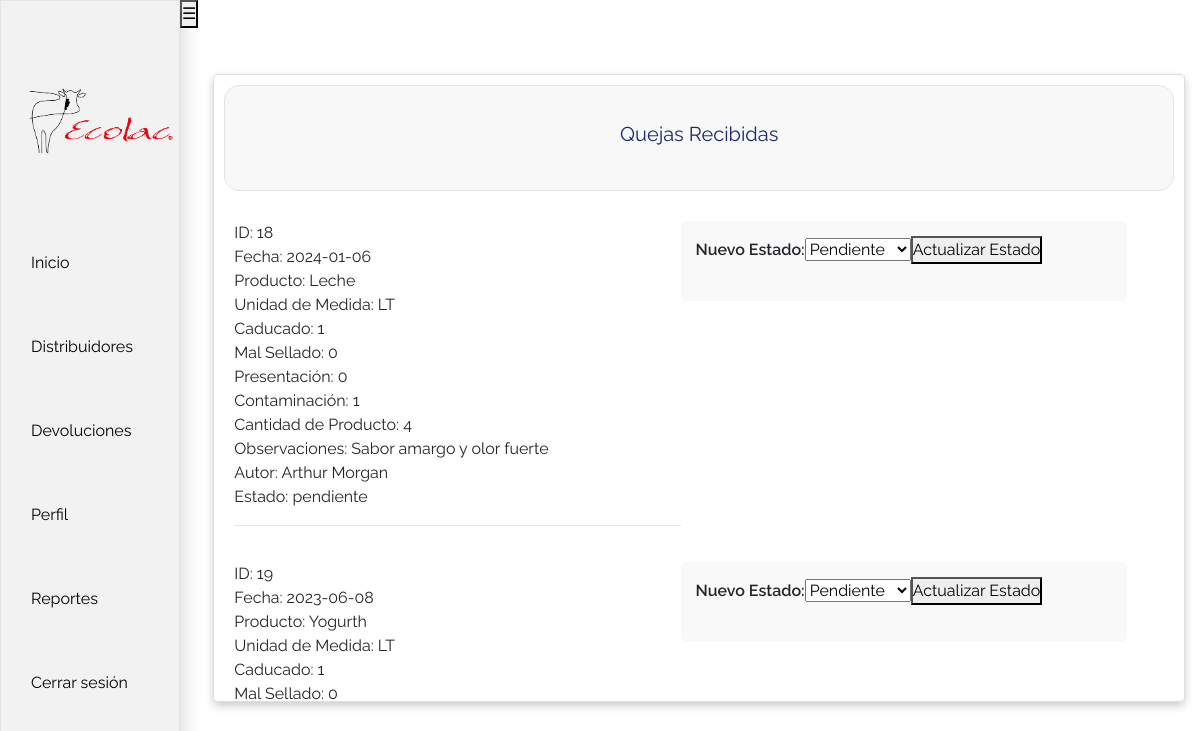
The app's page /admin/vista_quejasAdmin.php with its own data.
### tables this page shows
CREATE TABLE `quejas` (
  `id` int(11) NOT NULL,
  `fecha` date NOT NULL,
  `producto` varchar(255) NOT NULL,
  `uMedida` varchar(100) NOT NULL,
  `caducado` tinyint(4) NOT NULL,
  `mal_sellado` tinyint(4) NOT NULL,
  `presentacion` tinyint(4) NOT NULL,
  `contaminado` tinyint(4) NOT NULL,
  `cantidad` varchar(100) NOT NULL,
  `observaciones` text NOT NULL,
  `estado` enum('pendiente','resuelto','En_proceso') NOT NULL DEFAULT 'pendiente',
  `autor` text NOT NULL
);

### admin/vista_quejasAdmin.php (the view, shortened to what this page needs)
<!DOCTYPE html>
<html lang="es">
<head>
    <link rel="stylesheet" href="https://stackpath.bootstrapcdn.com/bootstrap/4.5.0/css/bootstrap.min.css">
    <link rel="stylesheet" type="text/css" href="https://cdn.datatables.net/1.11.5/css/dataTables.bootstrap5.min.css">
    <link rel="stylesheet" type="text/css" href="../css/estilos.css">
</head>
<body>
    <nav id="sidebar" class="sidebar">
        <img src="../images/ECOLACLOGO.png" style="height: 200px; float: center;">
        <a href="indexAdmin.php" class="menu-item">Inicio</a>
        <a href="vista_distribuidorAdmin.php" class="menu-item">Distribuidores</a>
        <a href="vista_quejasAdmin.php" class="menu-item">Devoluciones</a>
        <a href="vista_perfilAdmin.php" class="menu-item">Perfil</a>
        <a href="reportes.php" class="menu-item">Reportes</a>
        <a href="sesionOut.php" class="menu-item">Cerrar sesión</a>
    </nav>
    <div> <button class="menu-toggle" onclick="toggleSidebar()">☰</button></div>
    <div class="container">
        <div class="row">
            <div class="col-12">
                <br />
                <div class="row">
                    <div class="col-12">
                        <form action="" method="post">
                            <div class="card">
                                <div class="itemCard" style="display: flex; align-items: center; justify-content: center;">
                                    <h3>Quejas Recibidas</h3>
                                </div>
                                <div class="card-body" style="flex-wrap: wrap; overflow-y: auto; max-height: 500px;">
                                    <table id="quejas-table" class="display">
                                        <tbody>
                                            <?php
                                    $servername = "localhost";
                                    $username = "root";
                                    $password = "";
                                    $dbname = "ecolac";
                                    $conn = new mysqli($servername, $username, $password, $dbname);
                                    $result = $conn->query("SELECT * FROM quejas");
                                    if ($result->num_rows > 0) {
                                        while ($row = $result->fetch_assoc()) {
                                            echo "<div class='queja-info'>";
                                            echo "ID: " . $row["id"] . "<br>";
                                            echo "Fecha: " . $row["fecha"] . "<br>";
                                            echo "Producto: " . $row["producto"] . "<br>";
                                            echo "Unidad de Medida: " . $row["uMedida"] . "<br>";
                                            echo "Caducado: " . $row["caducado"] . "<br>";
                                            echo "Mal Sellado: " . $row["mal_sellado"] . "<br>";
                                            echo "Presentación: " . $row["presentacion"] . "<br>";
                                            echo "Contaminación: " . $row["contaminado"] . "<br>";
                                            echo "Cantidad de Producto: " . $row["cantidad"] . "<br>";
                                            echo "Observaciones: " . $row["observaciones"] . "<br>";
                                            echo "Autor: " . $row["autor"] . "<br>";
                                            echo "Estado: " . $row["estado"] . "<br>";
                                            echo "<hr>";
                                            echo "</div>";
                                            echo "<div class='form-container' style = 'height: 80px;'>";
                                            echo "<form method='post' action='vista_quejasAdmin.php'>";
                                            echo "<label for='nuevoEstado'>Nuevo Estado:</label>";
                                            echo "<select name='estado'>";
                                            echo "<option value='pendiente'>Pendiente</option>";
                                            echo "</select>";
                                            echo "<button type='submit'>Actualizar Estado</button>";
                                            echo "</form>";
                                            echo "</div>";
                                        }
                                    } else {
                                        echo "No hay quejas almacenadas";
                                    }
                                    ?>
                                        </tbody>
                                    </table>
                                </div>
                            </div>
                        </form>
                    </div>
                </div>
            </div>
        </div>
    </div>
    <?php include('../template/pie.php'); ?>
</body>
</html>

### css/estilos.css (style rules this page uses)
* { padding: 0; margin: 0; box-sizing: border-box; font-family: 'Raleway', sans-serif; }
.itemCard { flex: 0 0 calc(50% - 40px); margin: 20px; border-radius: 15px; border: 1px solid #E4E4E4; background: #F8F8F8; padding: 1em; }
.itemCard h3 { color: #1c2873; font-size: 20px; font-style: normal; font-weight: 400; line-height: normal; padding: 1em 0; }
label { display: inline-block; text-align: justify; font-weight: 600; }
.itemCard { align-items: center; margin: 10px; }

### admin/vista_quejasAdmin.php (style rules this page uses)
body { font-family: 'Arial', sans-serif; margin: 0; padding: 0; display: flex; }
#sidebar { width: 180px; height: 100vh; background-color: #f2f2f2; border: 1px solid #E4E4E4; color: #fff; padding-top: 20px; flex-shrink: 0; box-shadow: 0 0 20px rgba(0, 0, 0, 0.2); }
.menu-item { padding: 30px; text-decoration: none; color: #000000; display: block; transition: background-color 0.3s; }
.card { box-shadow: 0 4px 8px 0 rgba(0, 0, 0, 0.2); transition: 0.3s; border-radius: 5px; margin-bottom: 50px; margin: 50px auto; }
.card-body { display: flex; flex-wrap: nowrap; max-height: 500px; }
.queja-info, .form-container { width: 48%; box-sizing: border-box; margin-bottom: 20px; }
.queja-info { flex: 0 0 48%; box-sizing: border-box; margin-bottom: 20px; }
.form-container { background-color: #f9f9f9; padding: 15px; border-radius: 5px; }

### records on screen
quejas: id "18", fecha "2024-01-06", producto "Leche", uMedida "LT", caducado "1", mal_sellado "0", presentacion "0", contaminado "1", cantidad "4", observaciones "Sabor amargo y olor fuerte", autor "Arthur Morgan", estado "pendiente"
quejas: id "19", fecha "2023-06-08", producto "Yogurth", uMedida "LT", caducado "1", mal_sellado "0"
